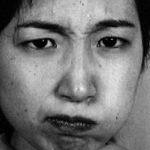
#> input picture CodeTest/python/Train/im0002.tif, 150 x 150 px
$ python -i MRELBP_cus.py   (imports and definitions only)
#> lines starting #> are read from the running program, lines starting #| are printed output that depends on the picture
import numpy as np
import math
from itertools import zip_longest
from scipy.ndimage import median_filter
import cv2
from PIL import Image


class MRELBP():
    def __init__(self, r=[2, 4, 6, 8], p = 8, w_c = 3, w_r = [3, 5, 7, 9]):
#> further down, picture is the input picture: shape (150, 150, 3); min 0, max 240, mean 116.9
        self.r = r
        self.p = p
        self.w_c = w_c
        self.w_r = w_r
        # step :
        #   RGB2Gray
        #   Median
        #   CI
        #   Bi-interpolation -> RI & ND
        #   Histogram

    def RGB2Gray(self, image):
        # convert RGB to gray image
        img_array = np.array(image)
        R, G, B = img_array[:, :, 0], img_array[:, :, 1], img_array[:, :, 2]
        Y = (R >> 2) + (R >> 5) + (G >> 1) + (G >> 4) + (B >> 4) + (B >> 5)
        return Y
    def median_processing(self, image):
        m_3x3 = median_filter(image, size = self.w_r[0], mode='constant', cval=0)
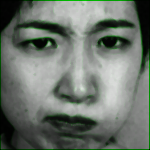
#> m_3x3: shape (150, 150, 3); mean B, G, R 108.7, 116.8, 108.7
        m_5x5 = median_filter(image, size = self.w_r[1], mode='constant', cval=0)
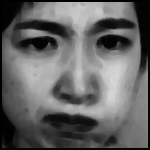
#> m_5x5: shape (150, 150, 3); min 0, max 215, mean 100.5
        m_7x7 = median_filter(image, size = self.w_r[2], mode='constant', cval=0)
#> m_7x7: shape (150, 150, 3); every value is 0
        m_9x9 = median_filter(image, size = self.w_r[3], mode='constant', cval=0)
        return m_3x3, m_5x5, m_7x7, m_9x9


    def mrelbp_ci(self, image, in_r):
        # r = 2 -> window_size = 5
        out = np.zeros(image.shape)
        window_size = 2 * in_r + 1

        pad_image = np.pad(image, pad_width=in_r, mode='constant', constant_values=0)
        width, height = pad_image.shape

        for i in range(in_r,height - in_r):
            for j in range(in_r,width - in_r):
                area = pad_image[i - in_r: i + in_r +1, j - in_r:j + in_r+1]
                muy = np.mean(area)
                out[i - in_r, j - in_r] = (image[i - in_r, j - in_r] - muy) >= 0
        centre_hist = np.array([np.sum(out > 0), np.sum(out <= 0)], dtype=np.int32)
        print(centre_hist)
        return centre_hist


# Example Usage
image = np.array([
    [1, 2, 3, 2, 1],
    [4, 5, 6, 5, 4],
    [7, 8, 9, 8, 7],
    [4, 5, 6, 5, 4],
    [1, 2, 3, 2, 1]
], dtype=np.float32)

lbp = MRELBP()
# [1 line not run here, left out]

>>> import cv2
>>> picture = cv2.imread('python/Train/im0002.tif')
>>> result = MRELBP().median_processing(picture)
